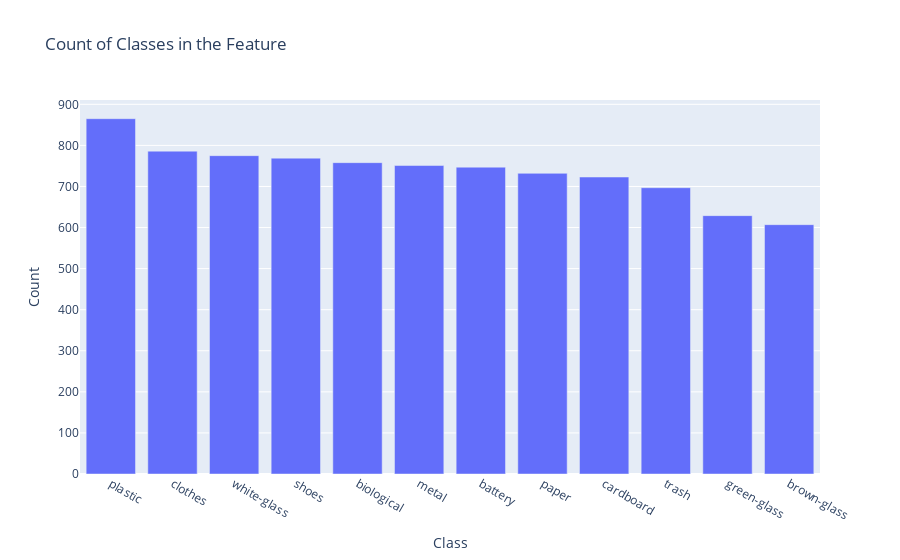

The notebook cell this image was saved under:
### Markdown cell above
### Checking the count of images (Balanced or Imbalanced)

### Code cell
class_counts = data['class_'].value_counts().reset_index()
class_counts.columns = ['Class', 'Count']
fig = px.bar(class_counts, x='Class', y='Count', title='Count of Classes in the Feature')
fig.show()

### Figure 1 — Plotly figure (JSON) as saved in the notebook; plotly's stock layout.template omitted (floating-point values rounded to 4 significant figures)
{"data": [{"alignmentgroup": "True", "hovertemplate": "Class=%{x}<br>Count=%{y}<extra></extra>", "legendgroup": "", "marker": {"color": "#636efa", "pattern": {"shape": ""}}, "name": "", "offsetgroup": "", "orientation": "v", "showlegend": false, "textposition": "auto", "type": "bar", "x": ["plastic", "clothes", "white-glass", "shoes", "biological", "metal", "battery", "paper", "cardboard", "trash", "green-glass", "brown-glass"], "xaxis": "x", "y": [865, 786, 775, 769, 758, 751, 747, 732, 723, 697, 629, 607], "yaxis": "y"}], "layout": {"autosize": true, "barmode": "relative", "legend": {"tracegroupgap": 0}, "title": {"text": "Count of Classes in the Feature"}, "xaxis": {"anchor": "y", "autorange": true, "domain": [0, 1], "range": [-0.5, 11.5], "title": {"text": "Class"}, "type": "category"}, "yaxis": {"anchor": "x", "autorange": true, "domain": [0, 1], "range": [0, 910.5], "title": {"text": "Count"}, "type": "linear"}}}
